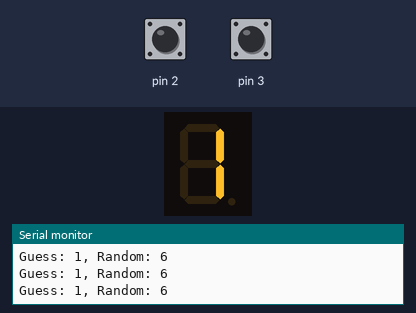
Simulated run of this sketch. Board: Arduino Uno, built with avr-gcc and run on an emulated ATmega328P. Shown: 1-digit seven-segment display, the last lines printed to the serial monitor. Wiring (inferred from the names in the program): 1-digit 7-segment display, segments lit when LOW: segments pin 6, pin 7, pin 8, pin 9, pin 10, pin 11, pin 12. Inputs (shaded band) come from the test bench; at power-on: pin 3 HIGH, pin 2 HIGH. Random numbers use the default seed unless the sketch sets one; the segment pins are drawn as the display they are named for.

Above: at 1.2 s.
1.3 s: pin 3 pulled LOW for 0.15 s
At 1.8 s:
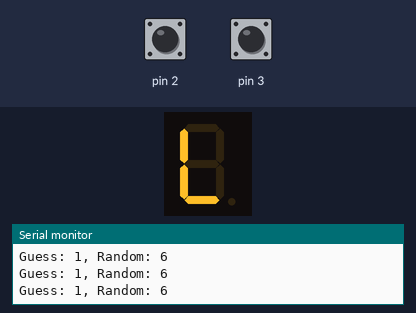
2.9 s: pin 2 pulled LOW for 0.15 s
At 4.1 s:
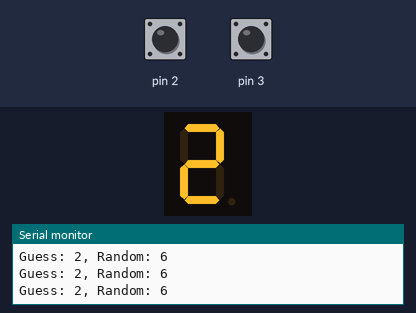
4.5 s: pin 2 pulled LOW for 1 s
At 5.0 s:
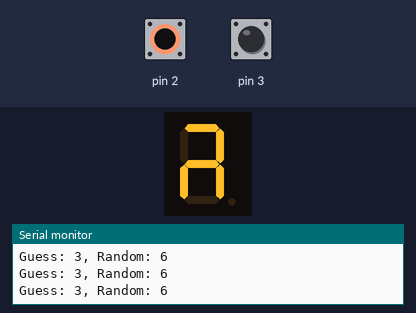
7.0 s: pin 3 pulled LOW for 1 s
At 8.5 s:
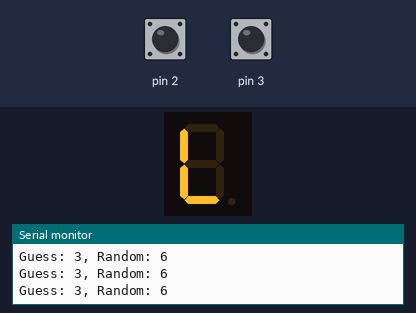
11.0 s: pin 2 pulsed LOW 5 times (0.12 s each, 0.3 s apart)
At 11.53 s:
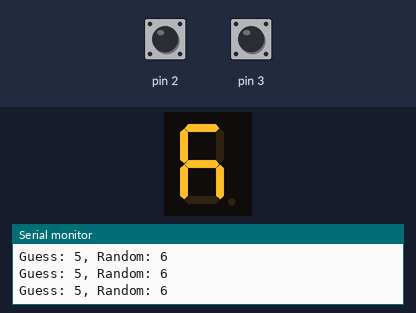
14.0 s: pin 2 pulled LOW for 0.15 s
At 14.6 s:
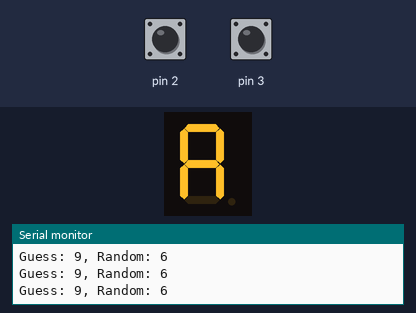
Timing chart, 0 to 16.6 s (numbered marks = the images above; inputs shaded):
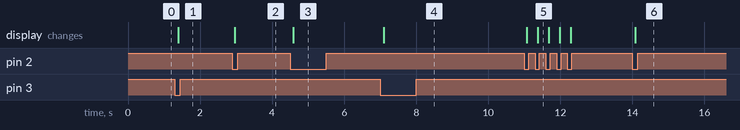

Measured:
- after the input at 1.3 s, the display: changes after 0.10 s (image 1)
- after the input at 2.9 s, the display: changes after 0.07 s (image 2)
- after the input at 4.5 s, the display: changes after 0.09 s (image 3)
- after the input at 7.0 s, the display: changes after 0.10 s (image 4)
- after the input at 11.0 s, the display: first changes after 0.07 s (image 5 shows a later state)
- after the input at 14.0 s, the display: changes after 0.09 s (image 6)

The sketch:

ass3-v2.ino
```cpp
int number;
int bitPattern[10] = {B0111111,B0000110,B1011011,B1010111,B1100110,B1110101,B1111101,B0000111,B1111111,B1110111};   // must reverse pattern -> g f e d ...
const byte numPins = 7;
const int segmentPins[7] = {6, 7, 8, 9, 10, 11, 12};  // a b c d ...

int buttonStateA;
int buttonStateB;
int lastButtonStateA = LOW;
int lastButtonStateB = LOW;
long lastDebounceTimeA = 0;
long lastDebounceTimeB = 0;

long debounceDelay = 50;

int n = 1;
bool flag = 1;
bool runNum = 1;
bool slowdownA = 0;

long preTime = 0;
int randomNum;

void setup () {
  Serial.begin(9600);
  for (int i = 0; i < numPins; i++)
    pinMode(segmentPins[i], OUTPUT);

  pinMode(2, INPUT_PULLUP);
  pinMode(3, INPUT_PULLUP);

  randomSeed(analogRead(A0));
  randomNum= random(1, 10);

  boolean isBitSet;
  for (int segment = 0; segment < 8; segment++){
    isBitSet = bitRead(bitPattern[1], segment);
    digitalWrite(segmentPins[segment], !isBitSet);
  }
}
void loop () {
  boolean isBitSet;
  unsigned long currTime = millis();

  int btnA = digitalRead(2);
  int btnB = digitalRead(3);

  // ==================== button A ========================
  // Protect hold switch case
  if (btnA != lastButtonStateA){
    lastDebounceTimeA = millis();
  }

  Serial.print("Guess: ");
  Serial.print(n);
  Serial.print(", ");
  Serial.print("Random: ");
  Serial.println(randomNum);

  if((millis() - lastDebounceTimeA) > debounceDelay){
    if(btnA != buttonStateA){
      buttonStateA = btnA;

      if(btnA == LOW){
        n++;
        if(n >= 10){
          n = 0;
        }
        for (int segment = 0; segment < 8; segment++){
          isBitSet = bitRead(bitPattern[n], segment);
          digitalWrite(segmentPins[segment], !isBitSet);
        }

      }
    }
  }

  lastButtonStateA = btnA;


  // ===================== button B ================================
  if(btnB != lastButtonStateB){
    lastDebounceTimeB = millis();
  }
  if(millis() - lastDebounceTimeB > debounceDelay){
    if(btnB != buttonStateB){
      buttonStateB = btnB;

      if(btnB == LOW){

        if(n == randomNum){
          for (int segment = 0; segment < 8; segment++){
            isBitSet = bitRead(B0111111, segment);
            digitalWrite(segmentPins[segment], !isBitSet);
          }
          randomNum= random(1, 10);
        }
        else if(n > randomNum){
          for (int segment = 0; segment < 8; segment++){
            isBitSet = bitRead(B0111101, segment);
            digitalWrite(segmentPins[segment], !isBitSet);
          }
        }
        else if(n < randomNum){
          for (int segment = 0; segment < 8; segment++){
            isBitSet = bitRead(B0111000, segment);
            digitalWrite(segmentPins[segment], !isBitSet);
          }
        }

      }
    }
  }
  lastButtonStateB = btnB;
}
```
